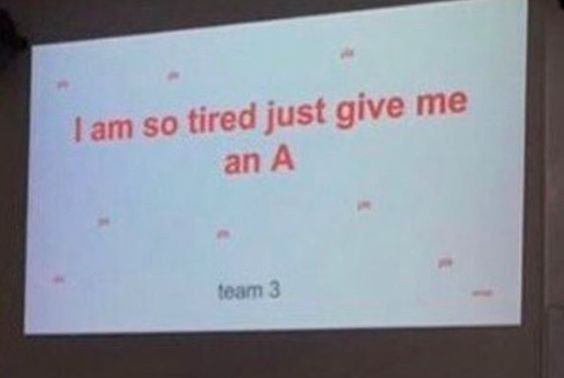
#> input picture week3/photo.jpeg, 564 x 378 px
$ python '#reconstruction file.py'
#> lines starting #> are read from the running program, lines starting #| are printed output that depends on the picture
#reconstruction file
import numpy as np
from matplotlib import pyplot as plt
from matplotlib.image import imread
from PIL import Image
import os

#list files in directory
print(os.listdir())


# function to add salt and pepper noise
def sp_noise(image, prob):
    output = np.zeros(image.shape, np.uint8)
    thres = 1 - prob
    for i in range(image.shape[0]):
        for j in range(image.shape[1]):
            rdn = np.random.random()
            if rdn < prob:
                output[i][j] = 0
            elif rdn > thres:
                output[i][j] = 255
            else:
                output[i][j] = image[i][j]
    return output

# function to reconstruct image with k singular values
def reconstruct_image(s, u, vt, k):
    sigma = np.diag(s[:k])
    x_ap = np.dot(u[:, :k], sigma).dot(vt[:k, :])
    return x_ap

# read the original image and calculate the svd
a = imread('photo.jpeg')
#> a is the input picture: shape (378, 564, 3); mean R, G, B 140.1, 146.9, 158.4
x = np.mean(a, -1)
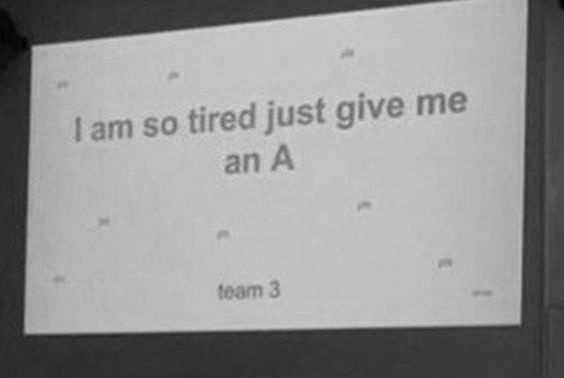
#> x: shape (378, 564) float64; min 1.33, max 212.3, mean 148.5
u, s, vt = np.linalg.svd(x, full_matrices=False)
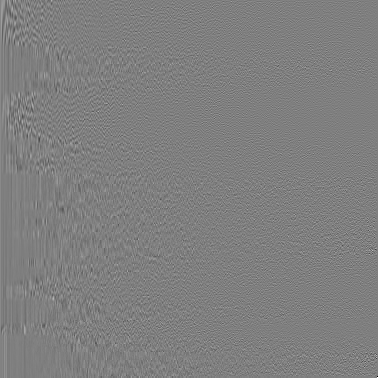
#> u: shape (378, 378) float64; min -0.707, max 0.707, mean 0.000191; drawn with min black and max white
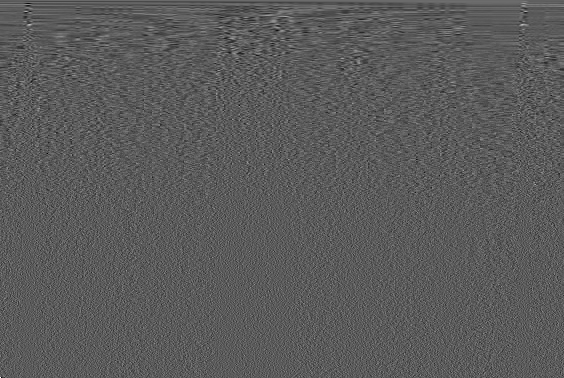
#> vt: shape (378, 564) float64; min -0.262, max 0.471, mean 0.000139; drawn with min black and max white
#> s = 378 values, max 73063.3 at index 0, min 8.26e-13 at index 377, mean 317.1

# list of k values and their respective relative sizes
k_values = [1, 5, 50, 500, 'OG', 1200]
relative_sizes = [(u[:, :k].nbytes + s[:k].nbytes + vt[:k, :].nbytes) / x.nbytes * 100 if k != 'OG' else 100 for k in k_values]
#> relative_sizes = [0.442, 2.21, 22.12, 167.2, 100, 167.2]

# create a subplot to display images for different k values including the original image
fig, axes = plt.subplots(1, len(k_values), figsize=(24, 4))

# loop through each k value and display the reconstructed image
for i, k in enumerate(k_values):
    if k == 'OG':
        # display the original image
        axes[i].imshow(x, cmap='gray')
        axes[i].set_title(f'og\n{relative_sizes[i]:.2f}% og size')
    else:
        # reconstruct the image with k singular values
        x_ap = reconstruct_image(s, u, vt, k)
        # display the reconstructed image
        axes[i].imshow(x_ap, cmap='gray')
        axes[i].set_title(f'k = {k}\n{relative_sizes[i]:.2f}% og size')

    axes[i].axis('off')
#> this loop made 6 passes
#> sigma in reconstruct_image on pass 1: [73063.3]
#> pass 1, in reconstruct_image, `x_ap = np.dot(u[:, :k], sigma).dot(vt[:k, :])`:
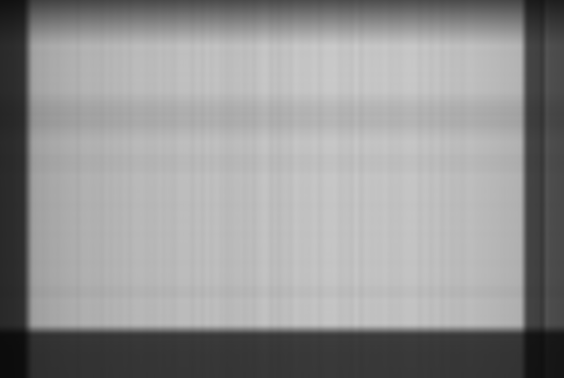
#> x_ap: shape (378, 564) float64; min 12.09, max 201.7, mean 148.2
#> pass 2, in reconstruct_image (call 2), `x_ap = np.dot(u[:, :k], sigma).dot(vt[:k, :])`:
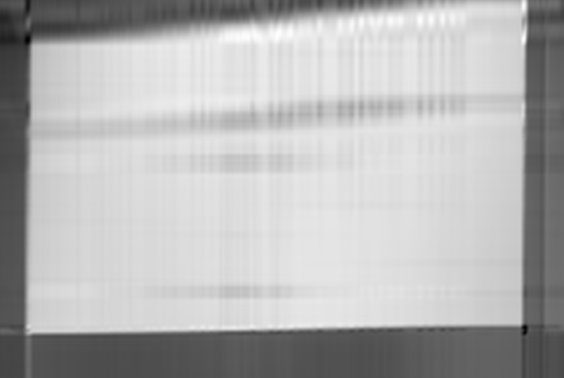
#> x_ap: shape (378, 564) float64; min -32.37, max 223.1, mean 148.4; drawn with min black and max white
#> pass 3, in reconstruct_image (call 3), `sigma = np.diag(s[:k])`:
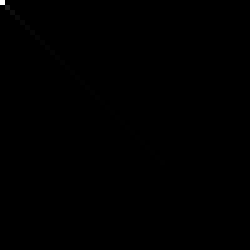
#> sigma: shape (50, 50) float64 (shown 5 times larger); min 0, max 73063.3, mean 45.5; drawn with min black and max white

# save the subplot as a downloadable file
plt.savefig('svd_reconstructed_images_with_og.png')
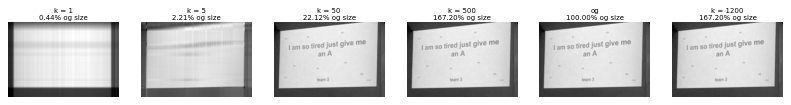
#> figure drawn by matplotlib, 6 panels
plt.show()
